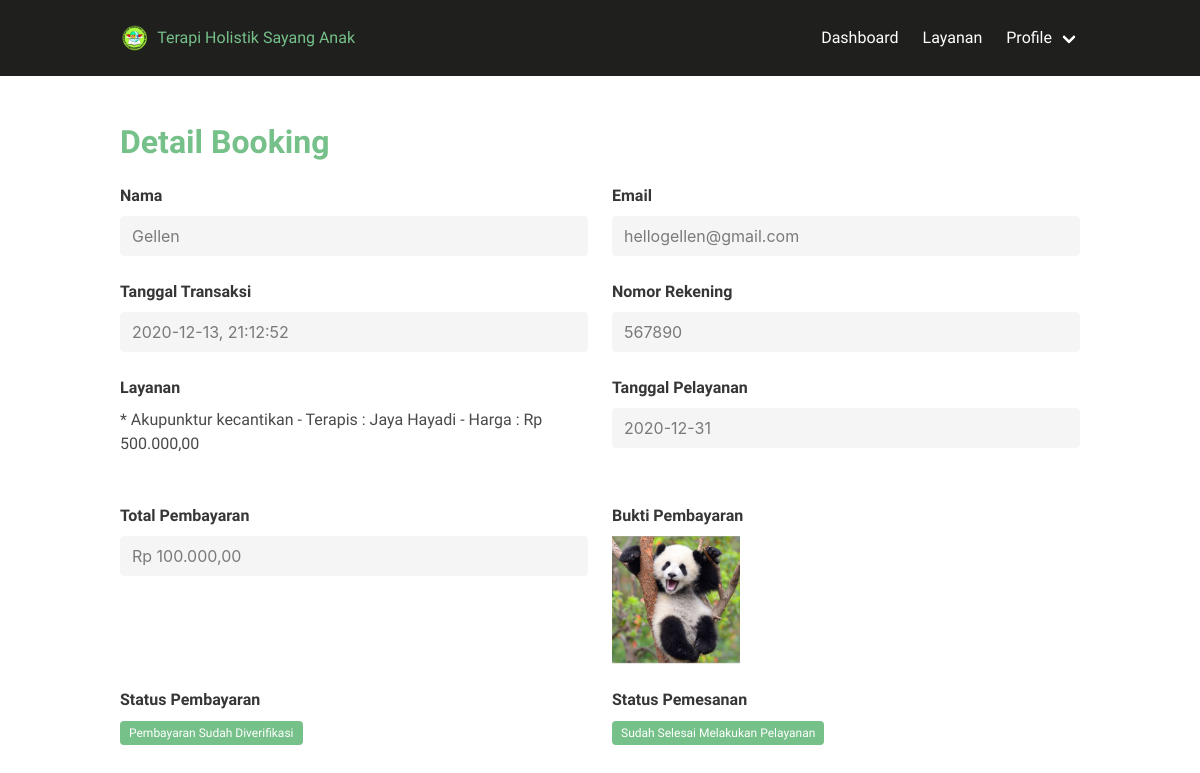
The page /cart/detail_pembayaran/72 (signed in) on the database its author committed.
### tables this page shows
CREATE TABLE `terapis` (
  `id_terapis` int(11) NOT NULL AUTO_INCREMENT,
  `id_user` int(11) NOT NULL,
  `alamat` varchar(50) NOT NULL,
  `telepon` int(11) NOT NULL,
  `bank` varchar(30) NOT NULL,
  `unit_bank` varchar(30) NOT NULL,
  `no_rekening` int(11) NOT NULL,
  `ktp` varchar(50) NOT NULL,
  `selfie_ktp` varchar(50) NOT NULL,
  `profile` varchar(50) NOT NULL,
  `status` varchar(20) NOT NULL,
  PRIMARY KEY (`id_terapis`),
  KEY `IdUser2` (`id_user`),
  CONSTRAINT `IdUser2` FOREIGN KEY (`id_user`) REFERENCES `user` (`id_user`)
);

CREATE TABLE `user` (
  `id_user` int(11) NOT NULL AUTO_INCREMENT,
  `nama` varchar(50) NOT NULL,
  `email` varchar(50) NOT NULL,
  `password` varchar(500) NOT NULL,
  `hak_akses` varchar(20) NOT NULL,
  PRIMARY KEY (`id_user`),
  UNIQUE KEY `email` (`email`)
);

CREATE TABLE `transaksi` (
  `no_transaksi` int(11) NOT NULL AUTO_INCREMENT,
  `id_customer` int(11) NOT NULL,
  `tanggal` varchar(100) NOT NULL,
  `total_harga` int(11) NOT NULL,
  `bukti_pembayaran` varchar(500) NOT NULL,
  `rekening_pengirim` varchar(45) NOT NULL,
  `status_pembayaran` tinyint(1) NOT NULL,
  `status_pemesanan` tinyint(1) NOT NULL,
  PRIMARY KEY (`no_transaksi`),
  KEY `IdCostumer` (`id_customer`)
);

CREATE TABLE `layanan` (
  `id_layanan` int(11) NOT NULL AUTO_INCREMENT,
  `jenis` varchar(50) NOT NULL,
  `nama` varchar(50) NOT NULL,
  `durasi` varchar(30) NOT NULL,
  `harga` int(11) NOT NULL,
  `gambar` varchar(100) DEFAULT NULL,
  `deskripsi` varchar(450) DEFAULT NULL,
  PRIMARY KEY (`id_layanan`)
);

CREATE TABLE `detail_transaksi` (
  `id_detail` int(11) NOT NULL AUTO_INCREMENT,
  `no_transaksi` int(11) NOT NULL,
  `id_cart` int(11) NOT NULL,
  `tanggal` varchar(45) NOT NULL,
  PRIMARY KEY (`id_detail`),
  KEY `IdTransaksi` (`no_transaksi`),
  KEY `fk_detail_transaksi_1_idx` (`id_cart`),
  CONSTRAINT `IdTransaksi` FOREIGN KEY (`no_transaksi`) REFERENCES `transaksi` (`no_transaksi`),
  CONSTRAINT `fk_detail_transaksi_1` FOREIGN KEY (`id_cart`) REFERENCES `cart` (`id_chart`) ON DELETE NO ACTION ON UPDATE NO ACTION
);

### application/controllers/Cart.php (called while the page is built, shortened)
<?php
class Cart extends CI_Controller
{
    function __construct()
    {
        $this->load->model('Cart_model');
        $this->load->library('upload');
        $this->load->model('Transaksi_model');
    }
    function detail_pembayaran($no_transaksi){
        $data['nama']       = $_SESSION['nama'];
        $data['hak_akses']  = $_SESSION['hak_akses'];
        $data['id_user']    = $_SESSION['id_user'];
        $data['email']      = $_SESSION['email'];
        $data['transaksi']  = $this->Cart_model->get_transaksi($no_transaksi);
        $data['_view']      = 'cart/detail_pembayaran';
        $this->load->view('templates/pure/header');
        $this->load->view('layouts/bulma-dashboard/main', $data);
        $this->load->view('templates/pure/footer');
    }
}

### index.php (called while the page is built, shortened)
<?php
require_once BASEPATH.'core/CodeIgniter.php';

### application/models/Cart_model.php (called while the page is built, shortened)
<?php
class Cart_model extends CI_Model
{
    function get_transaksi($no_transaksi)
    {
        return $this->db->get_where('transaksi',array('no_transaksi'=>$no_transaksi))->row_array();
    }
}

### application/views/cart/detail_pembayaran.php (the view, shortened to what this page needs)
<h1 class="title has-text-success font-family-philosopher">Detail Booking</h1>
<?php echo form_open_multipart(); ?>
<?php
$id_customer = $transaksi['id_customer'];
$sql = "SELECT user.nama,user.email FROM user JOIN customer on user.id_user=customer.id_user WHERE id_customer=$id_customer";
$query = $this->db->query($sql);
if ($query->num_rows() > 0) {
foreach ($query->result() as $ca) {
?>
<div class="columns is-multiline">
	<div class="column is-half">
		<fieldset disabled="disabled">
			<div class="field">
				<label class="label" for="nama">Nama</label>
				<div class="control">
					<input type="text" name="nama" value="<?php echo $ca->nama; ?>" class="input" id="nama" readonly />
				</div>
			</div>
		</fieldset>
	</div>
	<div class="column is-half">
		<fieldset disabled="disabled">
			<div class="field">
				<label class="label" for="email">Email</label>
				<div class="control">
					<input type="text" name="email" value="<?php echo $ca->email; ?>" class="input" id="email" readonly />
				</div>
			</div>
		</fieldset>
	</div>
<?php }} ?>
	<div class="column is-half">
		<fieldset disabled="disabled">
			<div class="field">
				<label class="label" for="email">Tanggal Transaksi</label>
				<div class="control">
					<input type="text" name="email" value="<?php echo $transaksi['tanggal']; ?>" class="input" id="email" readonly />
				</div>
			</div>
		</fieldset>
	</div>
	<div class="column is-half">
		<fieldset disabled="disabled">
			<div class="field">
				<label class="label" for="email">Nomor Rekening</label>
				<div class="control">
					<input type="text" name="email" value="<?php echo $transaksi['rekening_pengirim']; ?>" class="input" id="email" readonly />
				</div>
			</div>
		</fieldset>
	</div>
	<div class="column is-half">
		<fieldset disabled="disabled">
			<div class="field">
				<label class="label" for="email">Layanan</label>
				<div class="control">
					<?php
					$no_transaksi = $transaksi['no_transaksi'];
					$sql = "SELECT layanan.nama,user.nama as nama_terapis,transaksi.no_transaksi,transaksi.bukti_pembayaran,transaksi.rekening_pengirim,transaksi.status_pembayaran,transaksi.status_pemesanan,transaksi.tanggal as tanggal_trans,layanan.harga, detail_transaksi.tanggal,detail_transaksi.id_detail FROM transaksi JOIN detail_transaksi ON transaksi.no_transaksi=detail_transaksi.no_transaksi JOIN cart ON detail_transaksi.id_cart=cart.id_chart JOIN detail_layanan ON detail_layanan.id_detailLayanan=cart.id_detail_layanan JOIN layanan ON layanan.id_layanan=detail_layanan.id_layanan JOIN terapis ON detail_layanan.id_terapis=terapis.id_terapis JOIN user ON terapis.id_user=user.id_user WHERE transaksi.no_transaksi=$no_transaksi";
                	$query = $this->db->query($sql);
                	if ($query->num_rows() > 0) {
                    foreach ($query->result() as $row) {
					?>
					<?php echo "* ".$row->nama." - Terapis : ".$row->nama_terapis." - Harga : "."Rp ".number_format($row->harga, 2, ",", ".");?><br>
					<?php }?>
				</div><br>
			</div>
		</fieldset>
	</div>
	<div class="column is-half">
		<fieldset disabled="disabled">
			<div class="field">
				<label class="label" for="email">Tanggal Pelayanan</label>
				<div class="control">
					<input type="text" name="tanggal" value="<?php echo $row->tanggal; ?>" class="input" id="email" readonly />
				</div>
			</div>
		</fieldset>
	</div>
<?php }?>
<div class="column is-half">
		<fieldset disabled="disabled">
			<div class="field">
				<label class="label" for="email">Total Pembayaran</label>
				<div class="control">
					<input type="text" name="total" value="<?php echo "Rp ".number_format($transaksi['total_harga'], 2, ",", "."); ?>" class="input" id="email" readonly />
				</div>
			</div>
		</fieldset>
	</div>
<div class="column is-half">
	<fieldset disabled="disabled">
		<label for="profile" class="label">Bukti Pembayaran</label>
		<div class="field">
			<?php
			if (empty($transaksi['bukti_pembayaran'])) {
			?>
				<figure class="image is-128x128">
					<img src="<?= base_url() ?>resources/picture/noimage.png" alt="profile">
				</figure>
			<?php
			} else {
			?>
				<figure class="image is-128x128">
					<img src="<?= base_url() ?>resources/picture/bukti_pembayaran/<?= $transaksi['bukti_pembayaran']; ?>" alt="profile">
				</figure>
			<?php
			} ?>
		</div>
</fieldset>
	</div>
<div class="column is-half">
		<fieldset disabled="disabled">
			<div class="field">
				<label class="label" for="email">Status Pembayaran</label>
				<div class="control">
					<?php
                             if ($transaksi['status_pembayaran'] == 0) {
                                    echo "<span class='tag is-danger'>Pembayaran Belum Diverifikasi</span>";
                             } else {
                                    echo "<span class='tag is-success'>Pembayaran Sudah Diverifikasi</span>";
                             }
                    ?>
				</div>
			</div>
		</fieldset>
	</div>
	<div class="column is-half">
		<fieldset disabled="disabled">
			<div class="field">
				<label class="label" for="email">Status Pemesanan</label>
				<div class="control">
					<?php
                             if ($transaksi['status_pemesanan'] == 0) {
                                    echo "<span class='tag is-danger'>Belum Selesai Melakukan Pelayanan</span>";
                             } else {
                                    echo "<span class='tag is-success'>Sudah Selesai Melakukan Pelayanan</span>";
                             }
                    ?>
				</div>
			</div>
		</fieldset>
	</div>
<div class="columns">
	<div class="column is-full">
	</div>
</div>
<?= form_close(); ?>

### application/views/layouts/bulma-dashboard/main.php (shortened to what this page needs)
<nav class="navbar is-black py-3" role="navigation" aria-label="main dropdown navigation">
    <div class="container">
        <div class="navbar-brand">
            <a class="navbar-item" href="<?= base_url('Dashboard'); ?>">
                <img src="<?= base_url('assets/img/logo.png'); ?>" /> &nbsp;&nbsp;
                <span class="font-family-philosopher has-text-success">
                    Terapi Holistik Sayang Anak
                </span>
            </a>
        </div>
        <div id="navbar" class="navbar-menu">
            <?php
            if ($hak_akses == "Admin") {
                $sql = "SELECT * FROM admin WHERE id_user=$id_user";
                $query = $this->db->query($sql);
                if ($query->num_rows() > 0) {
                    foreach ($query->result() as $row) {
                        $id_admin = $row->id_admin;
            ?>
                        <div class="navbar-end">
                            <a class="navbar-item" href="<?php echo site_url('dashboard'); ?>">Dashboard</a>
                            <div class="navbar-item has-dropdown is-hoverable">
                                <a class="navbar-link">Layanan</a>
                                <div class="navbar-dropdown">
                                    <a class="navbar-item" href="<?php echo site_url('layanan/index'); ?>">
                                        <span class="icon">
                                            <i class="fas fa-list"></i>
                                        </span>
                                        <span> Daftar Layanan </span>
                                    </a>
                                    <a class="navbar-item" href="<?php echo site_url('layanan/add'); ?>">
                                        <span class="icon">
                                            <i class="fas fa-plus"></i>
                                        </span>
                                        <span> Tambah Layanan </span>
                                    </a>
                                </div>
                            </div>
                            <div class="navbar-item has-dropdown is-hoverable">
                                <a class="navbar-link">Verifikasi</a>
                                <div class="navbar-dropdown">
                                    <a class="navbar-item" href="<?php echo site_url('terapi/index'); ?>">
                                        <span class="icon">
                                            <i class="fas fa-check-square"></i>
                                        </span>
                                        <span> Verifikasi Terapis </span>
                                    </a>
                                </div>
                            </div>
                            <div class="navbar-item has-dropdown is-hoverable">
                                <a class="navbar-link">Profile</a>
                                <div class="navbar-dropdown">
                                    <a class="navbar-item" href="<?php echo site_url('admin/edit/' . $id_admin); ?>">
                                        <span class="icon">
                                            <i class="fas fa-user"></i>
                                        </span>
                                        <span> My Profile </span>
                                    </a>
                                    <a class="navbar-item has-text-danger" href="<?php echo site_url('dashboard/logout'); ?>">
                                        <span class="icon">
                                            <i class="fas fa-sign-out-alt"></i>
                                        </span>
                                        <span> Logout </span>
                                    </a>
                                </div>
                            </div>
                        </div>
                    <?php }
                }
            } elseif ($hak_akses == "Terapis") {
                $sql = "SELECT * FROM terapis WHERE id_user=$id_user";
                $query = $this->db->query($sql);
                if ($query->num_rows() > 0) {
                    foreach ($query->result() as $row) {
                        $status     = $row->status;
                    ?>
                        <div class="navbar-end">
                            <a class="navbar-item" href="<?php echo site_url('dashboard'); ?>">Dashboard</a>
                            <?php
                            if ($status == 1) {
                            ?>
                                <a class="navbar-item" href="<?php echo site_url('DetailLayanan/index'); ?>">
                                    Layanan
                                </a>
                            <?php } ?>
                            <div class="navbar-item has-dropdown is-hoverable">
                                <a class="navbar-link">Profile</a>
                            </div>
                        </div>
            <?php }
                }
            } ?>
        </div>
    </div>
</nav>
<section class="section">
    <div class="container">
        <?php
        if (isset($_view) && $_view)
            $this->load->view($_view);
        ?>
    </div>
</section>

### rows shown on the page
user: nama "Gellen", email "hellogellen@gmail.com"
transaksi: email "2020-12-13, 21:12:52", email "567890", layanan.nama "Akupunktur kecantikan", user.nama "Jaya Hayadi", layanan.harga "500.000,00", tanggal "2020-12-31", total "Rp 100.000,00", bukti_pembayaran (picture)
